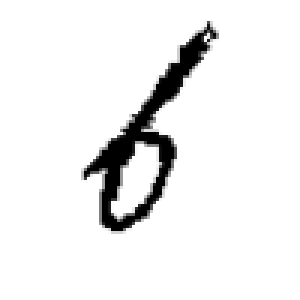
#> input picture data/processed/character_в_1.png, 100 x 100 px (shown 3 times larger)
$ python 16_01_26_categorired_one_character.py
#> lines starting #> are read from the running program, lines starting #| are printed output that depends on the picture; after the words box and inside, x2 and y2 are one past the last pixel; in counts of white or black regions, pixels touching at a corner belong together
import cv2
import numpy as np
from sklearn.linear_model import Perceptron
from PIL import Image

def processed_image(im):
    assert im.shape[2]==3 , "ImageErrorSize"
    blur = cv2.medianBlur(im, 1)
    gray = cv2.cvtColor(blur, cv2.COLOR_BGR2GRAY)

    # ! Change if may on cv2
    def invert_image(im):
        invert = np.array(im)
        for i in range(len(invert)):
            for j in range(len(invert[0])):
                if invert[i][j] > 150:
                    invert[i][j] = 0
                else:
                    invert[i][j] = 255
        return invert
    invert = invert_image(gray)

    # for crop image
    flag = False
    for i in range(len(invert)):
        for j in range(len(invert[i])):
            if invert[i][j] > 254:
                maximum_top = i
                flag = True
                break
        if flag:
            flag = False
            break
    for i in range(len(invert[0])):
        for j in range(len(invert)):
            if invert[j][i] > 254:
                maximum_left = i
                flag = True
                break
        if flag:
            flag = False
            break
    for i in range(len(invert[0]) - 1, 0, -1):
        for j in range(len(invert)):
            if invert[j][i] > 254:
                maximum_right = i
                flag = True
                break
        if flag:
            flag = False
            break
    for i in range(len(invert) - 1, 0, -1):
        for j in range(len(invert[i])):
            if invert[i][j] > 254:
                maximum_down = i
                flag = True
                break
        if flag:
            flag = False
            break
    # ! Change PIL on cv2
    pil_im = Image.fromarray(invert)
    pil_im = pil_im.crop((maximum_left, maximum_top, maximum_right, maximum_down))
    crop = np.array(pil_im)

    bottom = 200 - len(crop)
    right = 200 - len(crop[0])
    big = cv2.copyMakeBorder(
        crop,
        0, bottom, 0, right,
        cv2.BORDER_CONSTANT,
        value=[0, 0, 0]
    )
    return big

im_v1 = cv2.imread("../../data/processed/character_в_1.png")
#> im_v1 is the input picture: shape (100, 100, 3); min 0, max 255, mean 238
im_v2 = cv2.imread("../../data/processed/character_в_2.png")
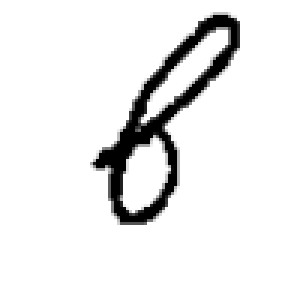
#> input picture data/processed/character_в_2.png, 100 x 100 px (shown 3 times larger)
#> im_v2 is the input picture: shape (100, 100, 3); min 0, max 255, mean 235.6
im_v3 = cv2.imread("../../data/processed/character_в_3.png")
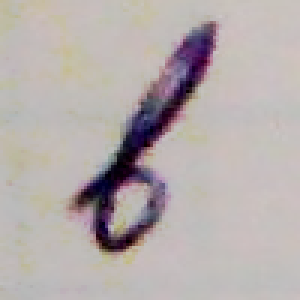
#> input picture data/processed/character_в_3.png, 100 x 100 px (shown 3 times larger)
#> im_v3 is the input picture: shape (100, 100, 3); mean B, G, R 171.8, 172.9, 181.1
im_v4 = cv2.imread("../../data/processed/character_в_4.png")
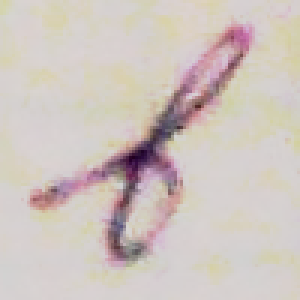
#> input picture data/processed/character_в_4.png, 100 x 100 px (shown 3 times larger)
#> im_v4 is the input picture: shape (100, 100, 3); mean B, G, R 190.6, 196.1, 206.5
im_p1 = cv2.imread("../../data/processed/character_п_1.png")
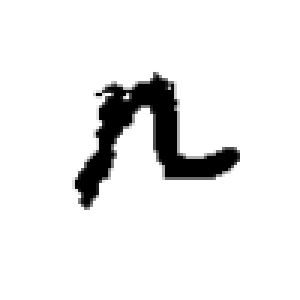
#> input picture data/processed/character_п_1.png, 100 x 100 px (shown 3 times larger)
#> im_p1 is the input picture: shape (100, 100, 3); min 0, max 255, mean 235.3

pim_v1 = processed_image(im_v1)
#> the loop in invert_image, `for i in range(len(invert)):` made 100 passes
#> after the loop in invert_image, `for i in range(len(invert)):`:
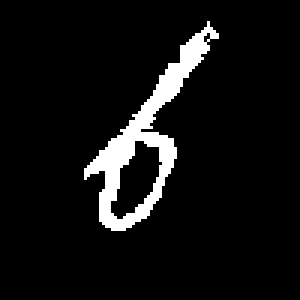
#> invert: shape (100, 100) (shown 3 times larger); 7% white; 1 white region, box (x1, y1, x2, y2) and area: (28, 7, 73, 77) 695
#> the loop in processed_image, `for i in range(len(invert)):` made 8 passes
#> flag on pass 8: False
#> the loop in processed_image, `for i in range(len(invert[0])):` made 29 passes
#> the loop in processed_image, `for i in range(len(invert[0]) - 1, 0, -1):` made 28 passes
#> (i, flag) on pass 28: (72, False)
#> i on passes 1 to 6: 99, 98, 97, 96, 95, 94
#> the loop in processed_image, `for i in range(len(invert) - 1, 0, -1):` made 24 passes
#> (i, flag) on pass 24: (76, False)
#> in processed_image, `pil_im = pil_im.crop((maximum_left, maximum_top, maximum_right, maximu..`: pil_im: PIL image 44x69 L; 22.7% white; 1 white region, box (x1, y1, x2, y2) and area: (0, 0, 44, 69) 688
#> in processed_image, `bottom = 200 - len(crop)`: bottom = 131
#> in processed_image, `right = 200 - len(crop[0])`: right = 156
pim_v2 = processed_image(im_v2)
#> the loop in invert_image (call 2), `for i in range(len(invert)):` made 100 passes
#> after the loop in invert_image (call 2), `for i in range(len(invert)):`: invert: shape (100, 100); 8% white; 1 white region, box (x1, y1, x2, y2) and area: (31, 5, 80, 75) 795
#> the loop in processed_image (call 2), `for i in range(len(invert)):` made 6 passes
#> the loop in processed_image (call 2), `for i in range(len(invert[0])):` made 32 passes
#> the loop in processed_image (call 2), `for i in range(len(invert[0]) - 1, 0, -1):` made 21 passes
#> (i, flag) on pass 21: (79, False)
#> the loop in processed_image (call 2), `for i in range(len(invert) - 1, 0, -1):` made 26 passes
#> (i, flag) on pass 26: (74, False)
#> in processed_image (call 2), `pil_im = pil_im.crop((maximum_left, maximum_top, maximum_right, maximu..`: pil_im: PIL image 48x69 L; 23.5% white; 1 white region, box (x1, y1, x2, y2) and area: (0, 0, 48, 69) 777
pim_v3 = processed_image(im_v3)
#> after the loop in invert_image (call 3), `for i in range(len(invert)):`: invert: shape (100, 100); 11.7% white; 1 white region, box (x1, y1, x2, y2) and area: (23, 7, 73, 85) 1167
#> in processed_image (call 3), `pil_im = pil_im.crop((maximum_left, maximum_top, maximum_right, maximu..`: pil_im: PIL image 49x77 L; 30.8% white; 1 white region, box (x1, y1, x2, y2) and area: (0, 0, 49, 77) 1161
pim_v4 = processed_image(im_v4)
#> after the loop in invert_image (call 4), `for i in range(len(invert)):`: invert: shape (100, 100); 7.2% white; 4 white regions (2 under 20 px), largest, box (x1, y1, x2, y2) and area: (29, 9, 83, 87) 679, (10, 61, 23, 69) 42
#> the loop in processed_image (call 4), `for i in range(len(invert)):` made 10 passes
#> the loop in processed_image (call 4), `for i in range(len(invert[0])):` made 11 passes
#> the loop in processed_image (call 4), `for i in range(len(invert[0]) - 1, 0, -1):` made 18 passes
#> (i, flag) on pass 18: (82, False)
#> the loop in processed_image (call 4), `for i in range(len(invert) - 1, 0, -1):` made 14 passes
#> (i, flag) on pass 14: (86, False)
#> in processed_image (call 4), `pil_im = pil_im.crop((maximum_left, maximum_top, maximum_right, maximu..`:
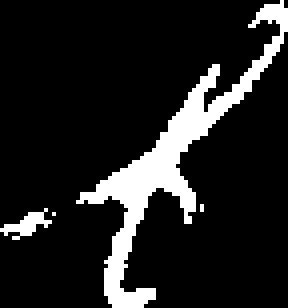
#> pil_im: PIL image 72x77 L (shown 4 times larger); 12.8% white; 4 white regions (2 under 20 px), largest, box (x1, y1, x2, y2) and area: (19, 0, 72, 77) 666, (0, 52, 13, 60) 42
#> in processed_image (call 4), `right = 200 - len(crop[0])`: right = 128
pim_p1 = processed_image(im_p1)
#> after the loop in invert_image (call 5), `for i in range(len(invert)):`: invert: shape (100, 100); 8.1% white; 1 white region, box (x1, y1, x2, y2) and area: (25, 24, 80, 70) 810
#> the loop in processed_image (call 5), `for i in range(len(invert)):` made 25 passes
#> the loop in processed_image (call 5), `for i in range(len(invert[0])):` made 26 passes
#> the loop in processed_image (call 5), `for i in range(len(invert[0]) - 1, 0, -1):` made 21 passes
#> i on passes 1 to 12: 99, 98, 97, 96, 95, 94, 93, 92, 91, 90, 89, 88
#> the loop in processed_image (call 5), `for i in range(len(invert) - 1, 0, -1):` made 31 passes
#> (i, flag) on pass 31: (69, False)
#> in processed_image (call 5), `pil_im = pil_im.crop((maximum_left, maximum_top, maximum_right, maximu..`: pil_im: PIL image 54x45 L; 33.1% white; 1 white region, box (x1, y1, x2, y2) and area: (0, 0, 54, 45) 804
#> in processed_image (call 5), `bottom = 200 - len(crop)`: bottom = 155
#> in processed_image (call 5), `right = 200 - len(crop[0])`: right = 146
#> in processed_image (call 5), `big = cv2.copyMakeBorder( crop, 0, bottom, 0, right, cv2.BORDER_CONSTA..`:
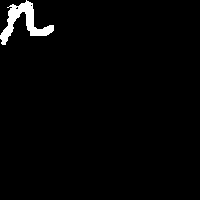
#> big: shape (200, 200); 2% white; 1 white region, box (x1, y1, x2, y2) and area: (0, 0, 54, 45) 804

def show(title, im):
    cv2.namedWindow(title, cv2.WINDOW_AUTOSIZE)
    cv2.imshow(title, im)
    cv2.waitKey(0)
    cv2.destroyAllWindows()
show("B1", pim_v1)
show("B2", pim_v2)
show("B3", pim_v3)
show("B4", pim_v4)
show("P1", pim_p1)

def processed_image_for_pnn(im):
    assert im.shape == (200, 200), "ErrorImageSize"
    return im.reshape(40000)
ppnim_v1 = processed_image_for_pnn(pim_p1)
ppnim_v2 = processed_image_for_pnn(pim_v2)
ppnim_v3 = processed_image_for_pnn(pim_v3)
ppnim_v4 = processed_image_for_pnn(pim_v4)
ppnim_p1 = processed_image_for_pnn(pim_v1)
ppn = Perceptron(eta0=0.1, random_state=1)
ppn.fit([ppnim_v1, ppnim_v3, ppnim_v4, ppnim_p1], ["в","в","в", "п"])
print(ppn.predict([ppnim_v2]))
#| ['в']
